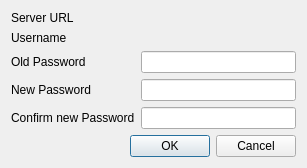
<?xml version="1.0" encoding="UTF-8"?>
<ui version="4.0">
 <class>QtPasswordChangeDialog</class>
 <widget class="QDialog" name="QtPasswordChangeDialog">
  <property name="geometry">
   <rect>
    <x>0</x>
    <y>0</y>
    <width>307</width>
    <height>159</height>
   </rect>
  </property>
  <property name="sizePolicy">
   <sizepolicy hsizetype="Fixed" vsizetype="Fixed">
    <horstretch>0</horstretch>
    <verstretch>0</verstretch>
   </sizepolicy>
  </property>
  <property name="windowTitle">
   <string>Change Password</string>
  </property>
  <property name="windowIcon">
   <iconset resource="QtClient.qrc">
    <normaloff>:/Resources/icon.png</normaloff>:/Resources/icon.png</iconset>
  </property>
  <layout class="QGridLayout" name="gridLayout">
   <item row="0" column="0">
    <widget class="QLabel" name="label">
     <property name="text">
      <string>Server URL</string>
     </property>
    </widget>
   </item>
   <item row="0" column="1">
    <widget class="QLabel" name="urlLabel">
     <property name="text">
      <string/>
     </property>
    </widget>
   </item>
   <item row="1" column="0">
    <widget class="QLabel" name="label_2">
     <property name="text">
      <string>Username</string>
     </property>
    </widget>
   </item>
   <item row="1" column="1">
    <widget class="QLabel" name="nameLabel">
     <property name="text">
      <string/>
     </property>
    </widget>
   </item>
   <item row="2" column="0">
    <widget class="QLabel" name="label_3">
     <property name="text">
      <string>Old Password</string>
     </property>
    </widget>
   </item>
   <item row="2" column="1">
    <widget class="QLineEdit" name="oldEdit"/>
   </item>
   <item row="3" column="0">
    <widget class="QLabel" name="label_4">
     <property name="text">
      <string>New Password</string>
     </property>
    </widget>
   </item>
   <item row="3" column="1">
    <widget class="QLineEdit" name="new1Edit"/>
   </item>
   <item row="4" column="0">
    <widget class="QLabel" name="label_5">
     <property name="text">
      <string>Confirm new Password</string>
     </property>
    </widget>
   </item>
   <item row="4" column="1">
    <widget class="QLineEdit" name="new2Edit"/>
   </item>
   <item row="5" column="0" colspan="2">
    <layout class="QHBoxLayout" name="horizontalLayout">
     <item>
      <spacer name="horizontalSpacer">
       <property name="orientation">
        <enum>Qt::Horizontal</enum>
       </property>
       <property name="sizeHint" stdset="0">
        <size>
         <width>109</width>
         <height>20</height>
        </size>
       </property>
      </spacer>
     </item>
     <item>
      <widget class="QLabel" name="statusLabel">
       <property name="text">
        <string/>
       </property>
      </widget>
     </item>
     <item>
      <widget class="QPushButton" name="okButton">
       <property name="text">
        <string>OK</string>
       </property>
      </widget>
     </item>
     <item>
      <widget class="QPushButton" name="cancelButton">
       <property name="text">
        <string>Cancel</string>
       </property>
      </widget>
     </item>
    </layout>
   </item>
  </layout>
 </widget>
 <resources>
  <include location="qtClient.qrc"/>
 </resources>
 <connections>
  <connection>
   <sender>okButton</sender>
   <signal>clicked()</signal>
   <receiver>QtPasswordChangeDialog</receiver>
   <slot>accept()</slot>
   <hints>
    <hint type="sourcelabel">
     <x>278</x>
     <y>253</y>
    </hint>
    <hint type="destinationlabel">
     <x>96</x>
     <y>254</y>
    </hint>
   </hints>
  </connection>
  <connection>
   <sender>cancelButton</sender>
   <signal>clicked()</signal>
   <receiver>QtPasswordChangeDialog</receiver>
   <slot>reject()</slot>
   <hints>
    <hint type="sourcelabel">
     <x>369</x>
     <y>253</y>
    </hint>
    <hint type="destinationlabel">
     <x>179</x>
     <y>282</y>
    </hint>
   </hints>
  </connection>
 </connections>
</ui>
